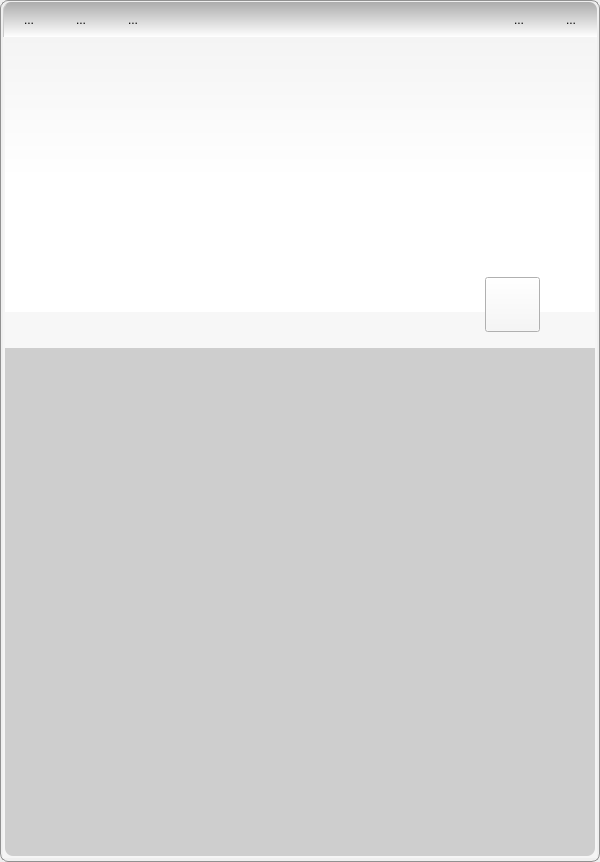
<?xml version="1.0" encoding="UTF-8"?>
<ui version="4.0">
 <class>MomentMainWidget</class>
 <widget class="QWidget" name="MomentMainWidget">
  <property name="geometry">
   <rect>
    <x>0</x>
    <y>0</y>
    <width>600</width>
    <height>862</height>
   </rect>
  </property>
  <property name="minimumSize">
   <size>
    <width>600</width>
    <height>600</height>
   </size>
  </property>
  <property name="maximumSize">
   <size>
    <width>600</width>
    <height>16777215</height>
   </size>
  </property>
  <property name="windowTitle">
   <string>Form</string>
  </property>
  <property name="styleSheet">
   <string notr="true">#MomentMainWidget {
    border: 1px solid rgb(145, 145, 145);
    border-radius: 8px;
}

#momentListWidget{
   background-color: rgb(206, 206, 206);
}</string>
  </property>
  <layout class="QVBoxLayout" name="verticalLayout">
   <property name="spacing">
    <number>0</number>
   </property>
   <property name="leftMargin">
    <number>3</number>
   </property>
   <property name="topMargin">
    <number>2</number>
   </property>
   <property name="rightMargin">
    <number>3</number>
   </property>
   <property name="bottomMargin">
    <number>4</number>
   </property>
   <item>
    <widget class="QWidget" name="topWidget" native="true">
     <property name="styleSheet">
      <string notr="true">QWidget{
    border : 0px  solid rgb(216, 216, 216); 
    border-left: 1px solid #CCCCCC;
	background-color: qlineargradient(spread:pad, x1:1, y1:0, x2:1, y2:1, stop:0 rgba(172, 172, 172, 255), stop:1 rgba(255, 255, 255, 255));           
         border-top-left-radius: 8px;
         border-top-right-radius: 8px;
         border-bottom-left-radius: 0px;
         border-bottom-right-radius: 0px;
}



/* 基本样式：透明无边框 */
QToolButton {
    border: none;                 /* 去除边框 */
    background-color: transparent; /* 背景透明 */
    padding:4 px;                 /* 适当内边距，避免内容太贴边 */
    margin: 0px;                  /* 去除外边距 */
}

/* 鼠标悬浮时：灰色背景 */
QToolButton:hover {
    background-color: rgba(200, 200, 200, 100); /* 半透明灰色 */
    border-radius: 0px;           /* 轻微圆角，视觉更友好 */
}

/* 可选：按下状态样式 */
QToolButton:pressed {
    background-color: rgba(150, 150, 150, 150); /* 按下时更深的灰色 */
}</string>
     </property>
     <layout class="QHBoxLayout" name="horizontalLayout_6">
      <property name="spacing">
       <number>0</number>
      </property>
      <property name="leftMargin">
       <number>0</number>
      </property>
      <property name="topMargin">
       <number>0</number>
      </property>
      <property name="rightMargin">
       <number>0</number>
      </property>
      <property name="bottomMargin">
       <number>0</number>
      </property>
      <item>
       <widget class="QToolButton" name="messageButton">
        <property name="minimumSize">
         <size>
          <width>52</width>
          <height>35</height>
         </size>
        </property>
        <property name="maximumSize">
         <size>
          <width>52</width>
          <height>35</height>
         </size>
        </property>
        <property name="styleSheet">
         <string notr="true">QToolButton:hover {
    border-radius: 0px;           /* 轻微圆角，视觉更友好 */
    border-top-left-radius: 8px;
}</string>
        </property>
        <property name="text">
         <string>...</string>
        </property>
        <property name="icon">
         <iconset resource="../../res/icon.qrc">
          <normaloff>:/a/icons/铃声.svg</normaloff>:/a/icons/铃声.svg</iconset>
        </property>
        <property name="iconSize">
         <size>
          <width>15</width>
          <height>15</height>
         </size>
        </property>
       </widget>
      </item>
      <item>
       <widget class="QToolButton" name="addMomentButton">
        <property name="minimumSize">
         <size>
          <width>52</width>
          <height>35</height>
         </size>
        </property>
        <property name="maximumSize">
         <size>
          <width>52</width>
          <height>35</height>
         </size>
        </property>
        <property name="text">
         <string>...</string>
        </property>
        <property name="icon">
         <iconset resource="../../res/icon.qrc">
          <normaloff>:/a/icons/相机.svg</normaloff>:/a/icons/相机.svg</iconset>
        </property>
        <property name="iconSize">
         <size>
          <width>18</width>
          <height>18</height>
         </size>
        </property>
       </widget>
      </item>
      <item>
       <widget class="QToolButton" name="refreshButton">
        <property name="minimumSize">
         <size>
          <width>52</width>
          <height>35</height>
         </size>
        </property>
        <property name="maximumSize">
         <size>
          <width>52</width>
          <height>35</height>
         </size>
        </property>
        <property name="text">
         <string>...</string>
        </property>
        <property name="icon">
         <iconset resource="../../res/icon.qrc">
          <normaloff>:/a/icons/刷新.svg</normaloff>:/a/icons/刷新.svg</iconset>
        </property>
        <property name="iconSize">
         <size>
          <width>15</width>
          <height>15</height>
         </size>
        </property>
       </widget>
      </item>
      <item>
       <spacer name="horizontalSpacer_4">
        <property name="orientation">
         <enum>Qt::Orientation::Horizontal</enum>
        </property>
        <property name="sizeHint" stdset="0">
         <size>
          <width>266</width>
          <height>20</height>
         </size>
        </property>
       </spacer>
      </item>
      <item>
       <widget class="QToolButton" name="minWinButton">
        <property name="minimumSize">
         <size>
          <width>52</width>
          <height>35</height>
         </size>
        </property>
        <property name="text">
         <string>...</string>
        </property>
        <property name="icon">
         <iconset resource="../../res/icon.qrc">
          <normaloff>:/a/icons/窗口最小化.svg</normaloff>:/a/icons/窗口最小化.svg</iconset>
        </property>
        <property name="iconSize">
         <size>
          <width>15</width>
          <height>15</height>
         </size>
        </property>
       </widget>
      </item>
      <item>
       <widget class="QToolButton" name="closeButton">
        <property name="minimumSize">
         <size>
          <width>52</width>
          <height>35</height>
         </size>
        </property>
        <property name="maximumSize">
         <size>
          <width>52</width>
          <height>35</height>
         </size>
        </property>
        <property name="styleSheet">
         <string notr="true">/* 鼠标悬浮时：灰色背景 */
QToolButton:hover {
    background-color: rgb(255, 65, 68); 
    border-radius: 0px;           /* 轻微圆角，视觉更友好 */
    border-top-right-radius: 8px;
}
/* 可选：按下状态样式 */
QToolButton:pressed {
    background-color: rgb(214, 55, 57); /* 按下时更深的灰色 */
}</string>
        </property>
        <property name="text">
         <string>...</string>
        </property>
        <property name="icon">
         <iconset resource="../../res/icon.qrc">
          <normaloff>:/a/icons/窗口关闭.svg</normaloff>:/a/icons/窗口关闭.svg</iconset>
        </property>
        <property name="iconSize">
         <size>
          <width>15</width>
          <height>15</height>
         </size>
        </property>
       </widget>
      </item>
     </layout>
    </widget>
   </item>
   <item>
    <widget class="QScrollArea" name="scrollArea">
     <property name="styleSheet">
      <string notr="true">        QScrollArea {
            border: none;
            background-color: #f5f5f5; 
}
        QScrollArea::viewport {
            border: none;
        }</string>
     </property>
     <property name="horizontalScrollBarPolicy">
      <enum>Qt::ScrollBarPolicy::ScrollBarAlwaysOff</enum>
     </property>
     <property name="widgetResizable">
      <bool>true</bool>
     </property>
     <property name="alignment">
      <set>Qt::AlignmentFlag::AlignLeading|Qt::AlignmentFlag::AlignLeft|Qt::AlignmentFlag::AlignTop</set>
     </property>
     <widget class="QWidget" name="scrollAreaWidgetContents">
      <property name="geometry">
       <rect>
        <x>0</x>
        <y>0</y>
        <width>594</width>
        <height>821</height>
       </rect>
      </property>
      <property name="styleSheet">
       <string notr="true">#scrollAreaWidgetContents{
            border-radius: 8px;
}</string>
      </property>
      <layout class="QVBoxLayout" name="verticalLayout_2">
       <property name="spacing">
        <number>0</number>
       </property>
       <property name="leftMargin">
        <number>2</number>
       </property>
       <property name="topMargin">
        <number>0</number>
       </property>
       <property name="rightMargin">
        <number>2</number>
       </property>
       <property name="bottomMargin">
        <number>2</number>
       </property>
       <item>
        <widget class="QWidget" name="widget" native="true">
         <property name="minimumSize">
          <size>
           <width>0</width>
           <height>311</height>
          </size>
         </property>
         <property name="maximumSize">
          <size>
           <width>16777215</width>
           <height>311</height>
          </size>
         </property>
         <property name="styleSheet">
          <string notr="true">background-color: rgb(247, 247, 247);</string>
         </property>
         <widget class="ImgLabel" name="coverLabel">
          <property name="geometry">
           <rect>
            <x>0</x>
            <y>0</y>
            <width>590</width>
            <height>275</height>
           </rect>
          </property>
          <property name="minimumSize">
           <size>
            <width>590</width>
            <height>275</height>
           </size>
          </property>
          <property name="maximumSize">
           <size>
            <width>590</width>
            <height>275</height>
           </size>
          </property>
          <property name="styleSheet">
           <string notr="true">background-color: qlineargradient(spread:repeat, x1:1, y1:0, x2:1, y2:1, stop:0 rgba(244, 244, 244, 255), stop:0.512077 rgba(255, 255, 255, 255));
    border-radius: 0px;   </string>
          </property>
          <property name="text">
           <string/>
          </property>
          <property name="pixmap">
           <pixmap resource="../../res/icon.qrc">:/a/image/fm.jpg</pixmap>
          </property>
          <property name="scaledContents">
           <bool>true</bool>
          </property>
         </widget>
         <widget class="AvatarButton" name="avatarPushButton">
          <property name="enabled">
           <bool>true</bool>
          </property>
          <property name="geometry">
           <rect>
            <x>480</x>
            <y>240</y>
            <width>55</width>
            <height>55</height>
           </rect>
          </property>
          <property name="minimumSize">
           <size>
            <width>55</width>
            <height>55</height>
           </size>
          </property>
          <property name="text">
           <string/>
          </property>
          <property name="iconSize">
           <size>
            <width>40</width>
            <height>40</height>
           </size>
          </property>
         </widget>
        </widget>
       </item>
       <item>
        <widget class="QWidget" name="momentListWidget" native="true">
         <property name="styleSheet">
          <string notr="true">#momentListWidget{
            border-radius: 8px;
            border-top-left-radius: 0px;
            border-top-right-radius: 0px;
}</string>
         </property>
        </widget>
       </item>
      </layout>
     </widget>
    </widget>
   </item>
  </layout>
 </widget>
 <customwidgets>
  <customwidget>
   <class>AvatarButton</class>
   <extends>QPushButton</extends>
   <header>AvatarButton.h</header>
  </customwidget>
  <customwidget>
   <class>ImgLabel</class>
   <extends>QLabel</extends>
   <header>ImgLabel.h</header>
  </customwidget>
 </customwidgets>
 <resources>
  <include location="../../res/icon.qrc"/>
 </resources>
 <connections/>
</ui>
